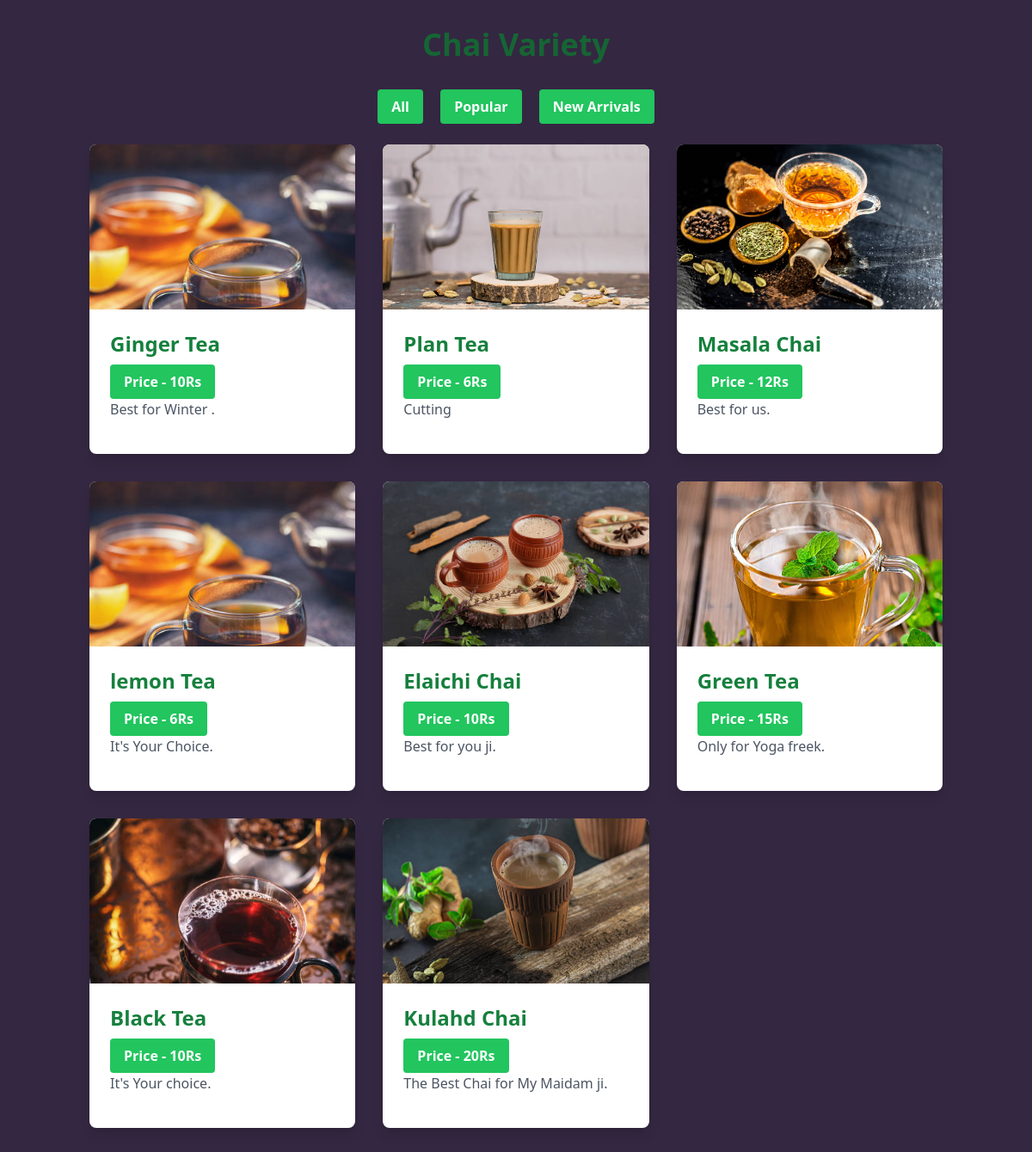
The app's page /chai/ with its own data.
### chai/models.py (models this page shows, shortened)
class Chai_varity(models.Model):
    Chai_type = [
        ('PT', 'Plane Tea'),
        ('MC', 'Masala chai'),
        ('GC', 'Ginger chai'),
        ('LC', 'Lemon chai'),
        ('EC', 'Elaichi chai'),
        ('GT', 'Green Tea'),
        ('BT', 'Black Tea'),
        ('KC', 'Kulhad Chai'),
    ]
    name = models.CharField(max_length=20)
    price = models.IntegerField()
    image = models.ImageField(upload_to='chais/')
    date_time = models.DateTimeField(default=timezone.now)
    Chai_type = models.CharField(max_length=2, choices=Chai_type, default="ML")
    description = models.TextField(default="")

### chai/views.py (the view)
# urls.py: path('',views.all_chai, name='all_chai'),
def all_chai(request):
    chais = Chai_varity.objects.all()
    return render(request, 'chai/all_chai.html', {'chais': chais})

### chai/templates/chai/all_chai.html (shortened to what this page needs)
{% extends "manish.html" %}
{% block content %}
<div class="container mx-auto px-4 py-8">
    <h1 class="text-4xl font-bold text-center mb-8 text-green-800">Chai Variety</h1>
    <div class="text-center mb-6">
        <button class="bg-green-500 text-white font-bold py-2 px-4 rounded hover:bg-green-600 transition duration-300 mx-2" onclick="sortChais('all')">All</button>
        <button class="bg-green-500 text-white font-bold py-2 px-4 rounded hover:bg-green-600 transition duration-300 mx-2" onclick="sortChais('popular')">Popular</button>
        <button class="bg-green-500 text-white font-bold py-2 px-4 rounded hover:bg-green-600 transition duration-300 mx-2" onclick="sortChais('new')">New Arrivals</button>
    </div>
    <div class="grid grid-cols-1 md:grid-cols-2 lg:grid-cols-3 gap-8">
        {% for chai in chais %}
        <div class="bg-white rounded-lg shadow-lg overflow-hidden transform transition duration-300 hover:scale-105">
            <img class="w-full h-48 object-cover" src="{{ chai.image.url }}" alt="{{ chai.name }}">
            <div class="p-6">
                <h3 class="text-2xl font-bold text-green-700 mb-2">{{chai.name}}</h3>
                <a href="{% url 'chai_detail' chai.id %}" class="inline-block bg-green-500 text-white font-bold py-2 px-4 rounded hover:bg-green-600 transition duration-300">
                    Price - {{chai.price}}Rs
                </a>
                <p class="text-gray-600 mb-4 gap-8">{{ chai.description|truncatewords:20 }}</p>
            </div>
        </div>
        {% endfor %}
    </div>
</div>
{% endblock %}

### templates/manish.html (shortened to what this page needs)
{% load static tailwind_tags %}
<!DOCTYPE html>
<html lang="en">
<head>
    <link rel="stylesheet" href="../static/style.css">
    {% tailwind_css %}
</head>
<body>
    {% block content %}{% endblock %}
</body>
</html>

### static/style.css (style rules this page uses)
body { background-color: rgb(52, 39, 65); color: rgb(255, 255, 255); }
h1 { font-size: 40px; text-align: center; }

### records on screen
Chai_varity: image (picture), name "Ginger Tea", price "10", description "Best for Winter ."
Chai_varity: image (picture), name "Plan Tea", price "6", description "Cutting"
Chai_varity: image (picture), name "Masala Chai", price "12", description "Best for us."
Chai_varity: image (picture), name "lemon Tea", price "6", description "It's Your Choice."
Chai_varity: image (picture), name "Elaichi Chai", price "10", description "Best for you ji."
Chai_varity: image (picture), name "Green Tea", price "15", description "Only for Yoga freek."
Chai_varity: image (picture), name "Black Tea", price "10", description "It's Your choice."
Chai_varity: image (picture), name "Kulahd Chai", price "20", description "The Best Chai for My Maidam ji."
